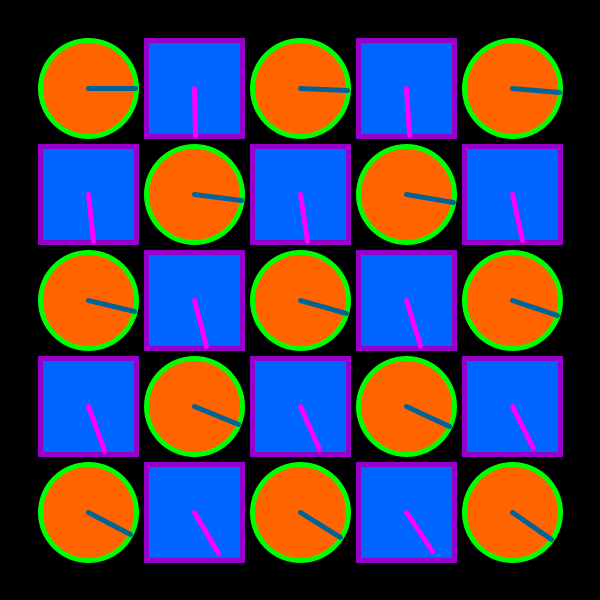
Frame 1 (no input)
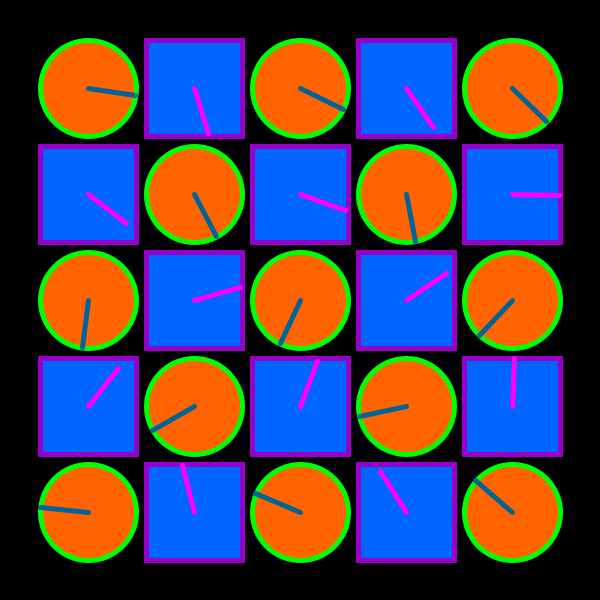
Frame 60 (the mouse pressed at the canvas centre just before this capture)
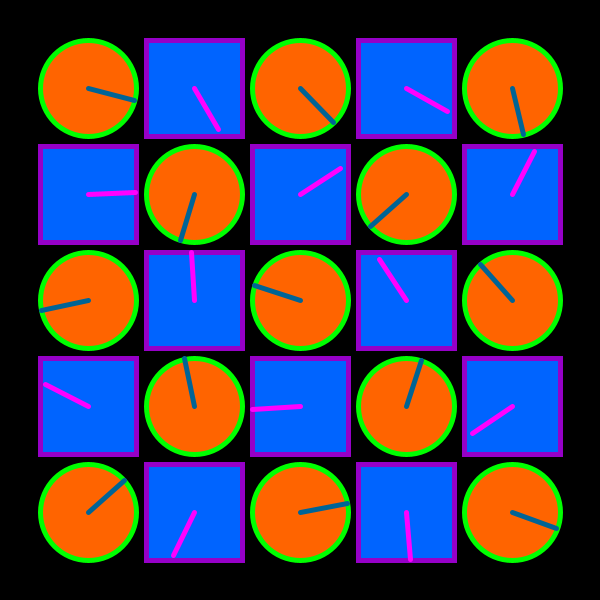
Frame 120 (the mouse held since frame 60 and released just before this capture)

The Processing sketch that drew these frames (run headless with seeded random() and noise(); from frame 60 on, the mouse is pressed at the canvas centre):

// Processing sketch: processing_151373
// ── processing_151373.pde

/*
 * Creative Coding
 * Week 2, 04 - The Clocks!
 * by Indae Hwang and Jon McCormack
 * Copyright (c) 2014 Monash University
 *
 * This program draws a grid of circular "clocks", whose hands move according to the elasped time.
 * The higher the clock number the faster it moves, the first clock takes 1 min to go all the way around.
 * The function "movingCircle" is used to draw each clock. It is passed the position, size and hand angle
 * as arguments.
 *
 * Updated version: this updated version correctly sets margin and gutter distances
 * 
 */

void setup() {
  size(600, 600);
  background(180);
  rectMode(CENTER);
  ellipseMode(CENTER);
  noStroke();
}


void draw() {
  background(0);
  noStroke();

  int num = 5;  // the number of rows and columns
  int margin = 40; // margin between the edges of the screen and the circles

  float gutter = 10; //distance between each cell
  float cellsize = ( width - (2 * margin) - gutter * (num - 1) ) / num; // size of each circle

  int circleNumber = 0; // counter

  for (int i=0; i<num; i++) { // column in y
    for (int j=0; j<num; j++) { // row in x
      ++circleNumber;

      float tx = margin + cellsize/2  + (cellsize + gutter) * j;
      float ty = margin + cellsize/2  + (cellsize + gutter) * i;
if(circleNumber%2==0) {
      movingCircle2(tx, ty, cellsize, circleNumber * TWO_PI * millis() / 60000.0);
}
else {
  movingCircle(tx, ty, cellsize, circleNumber * TWO_PI * millis() / 60000.0);
}
    }
  }
}//end of draw 


void movingCircle(float x, float y, float size, float angle) {

  // calculate endpoint of the line
  float tempX = x + (size / 2) * cos(angle);
  float tempY = y + (size / 2) * sin(angle);

  stroke(0, 255, 0);
  strokeWeight(5);
  fill(255, 100, 0);
  ellipse(x, y, size, size); // circle

  stroke(0, 100, 150);
  line(x, y, tempX, tempY); // red line
}
void movingCircle2(float x, float y, float size, float angle) {

  // calculate endpoint of the line
  float tempX = x + (size / 2) * sin(angle);
  float tempY = y + (size / 2) * cos(angle);

  stroke(150, 0, 200);
  strokeWeight(5);
  fill(0, 100, 255);
  rect(x, y, size, size); // circle

  stroke(255, 0, 255);
  line(x, y, tempX, tempY); // red line
}
